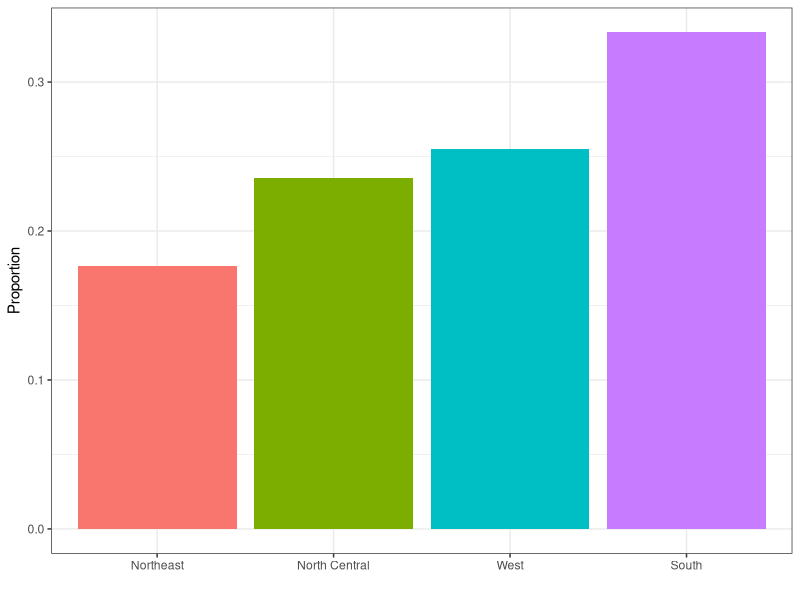
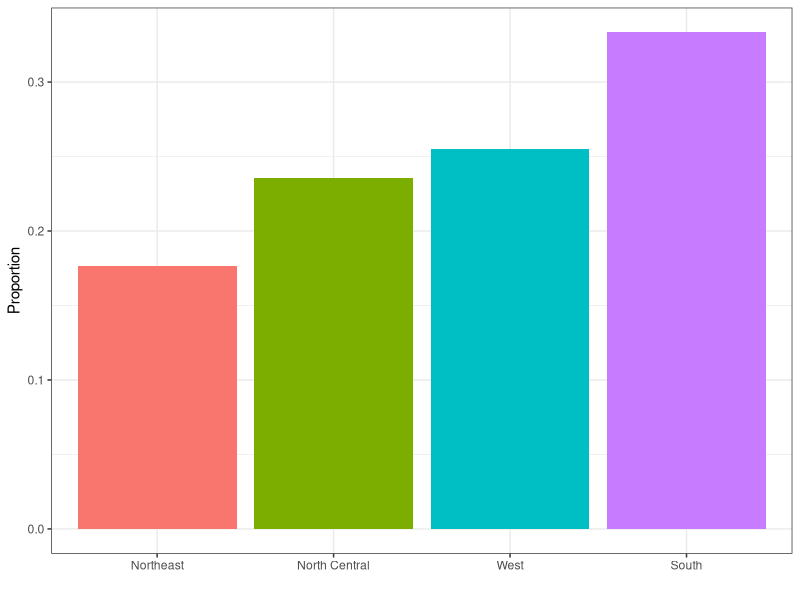

Write R code to recreate these figures, in order.
## ---- chunk 1
library(ggplot2)
library(magrittr)
library(dplyr)
library(dslabs)
ds_theme_set()
data(murders)
murders %>% group_by(region) %>% summarize(n = n()) %>% 
    mutate(Proportion = n/sum(n),region = reorder(region, Proportion)) %>%
    ggplot(aes(x=region, y=Proportion, fill=region)) + 
    geom_bar(stat = "identity", show.legend = FALSE) + xlab("")
## ---- chunk 2
murders %>% group_by(region) %>%
  summarize(n = n()) %>%
  mutate(Proportion = n/sum(n), 
         region = reorder(region, Proportion)) %>%
  ggplot(aes(x=region, y=Proportion, fill=region)) + 
  geom_bar(stat = "identity", show.legend = FALSE) + 
  xlab("")
